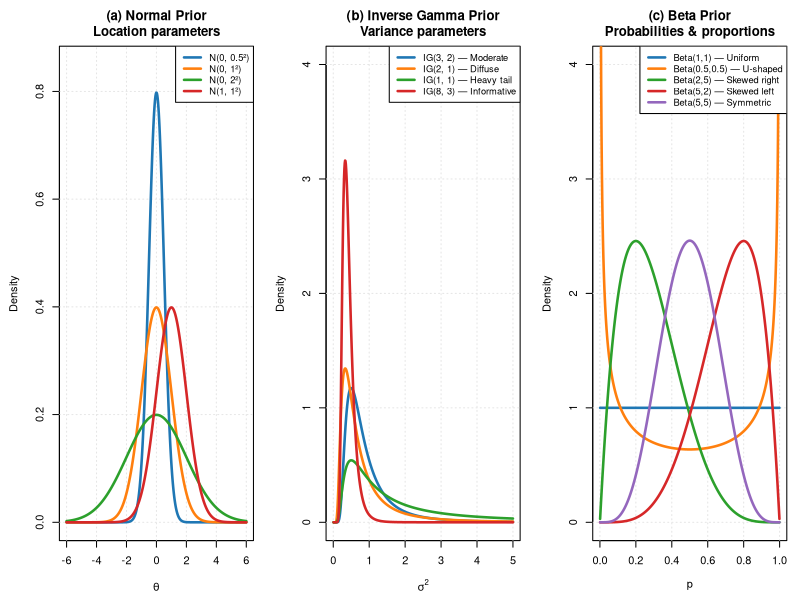

Recreate this plot in R.
# =========================================================================
#  Figure 5.1: Common Prior Distributions for Bayesian Estimation
# =========================================================================
#  Author: Alessia Paccagnini
#  Textbook: Macroeconometrics
# =========================================================================

rm(list = ls())

# Color palette
colors <- c("#1f77b4", "#ff7f0e", "#2ca02c", "#d62728", "#9467bd")

# --- Save to PNG and display in RStudio ---
dev.new(width = 14, height = 4.5)
par(mfrow = c(1, 3), mar = c(4.5, 4.5, 3.5, 1), oma = c(0, 0, 0, 0))

# =================================================================
# Panel (a): Normal Prior
# =================================================================
x <- seq(-6, 6, length.out = 500)

normal_params <- list(
  list(mu = 0, sigma = 0.5, lab = expression(N(0, 0.5^2) ~ "— Tight")),
  list(mu = 0, sigma = 1.0, lab = expression(N(0, 1^2) ~ "— Moderate")),
  list(mu = 0, sigma = 2.0, lab = expression(N(0, 2^2) ~ "— Diffuse")),
  list(mu = 1, sigma = 1.0, lab = expression(N(1, 1^2) ~ "— Shifted"))
)

plot(NULL, xlim = c(-6, 6), ylim = c(0, 0.85),
     xlab = expression(theta), ylab = "Density",
     main = "(a) Normal Prior\nLocation parameters", font.main = 2)
grid(col = "gray90")
for (i in seq_along(normal_params)) {
  p <- normal_params[[i]]
  lines(x, dnorm(x, p$mu, p$sigma), col = colors[i], lwd = 2.5)
}
legend("topright", legend = sapply(normal_params, function(p) {
  paste0("N(", p$mu, ", ", p$sigma, "²)")
}), col = colors[1:4], lwd = 2.5, cex = 0.85, bg = "white",
  title = NULL)

# =================================================================
# Panel (b): Inverse Gamma Prior
# =================================================================
x_ig <- seq(0.01, 5, length.out = 500)

# scipy invgamma(a=alpha, scale=beta) matches R's dinvgamma
# Using manual formula: beta^alpha / Gamma(alpha) * x^(-alpha-1) * exp(-beta/x)
dinvgamma <- function(x, alpha, beta) {
  (beta^alpha / gamma(alpha)) * x^(-alpha - 1) * exp(-beta / x)
}

ig_params <- list(
  list(alpha = 3, beta = 2, lab = "IG(3, 2) — Moderate"),
  list(alpha = 2, beta = 1, lab = "IG(2, 1) — Diffuse"),
  list(alpha = 1, beta = 1, lab = "IG(1, 1) — Heavy tail"),
  list(alpha = 8, beta = 3, lab = "IG(8, 3) — Informative")
)

plot(NULL, xlim = c(0, 5), ylim = c(0, 4),
     xlab = expression(sigma^2), ylab = "Density",
     main = "(b) Inverse Gamma Prior\nVariance parameters", font.main = 2)
grid(col = "gray90")
for (i in seq_along(ig_params)) {
  p <- ig_params[[i]]
  lines(x_ig, dinvgamma(x_ig, p$alpha, p$beta), col = colors[i], lwd = 2.5)
}
legend("topright", legend = sapply(ig_params, function(p) p$lab),
       col = colors[1:4], lwd = 2.5, cex = 0.85, bg = "white")

# =================================================================
# Panel (c): Beta Prior
# =================================================================
x_beta <- seq(0.001, 0.999, length.out = 500)

beta_params <- list(
  list(a = 1,   b = 1, lab = "Beta(1,1) — Uniform"),
  list(a = 0.5, b = 0.5, lab = "Beta(0.5,0.5) — U-shaped"),
  list(a = 2,   b = 5, lab = "Beta(2,5) — Skewed right"),
  list(a = 5,   b = 2, lab = "Beta(5,2) — Skewed left"),
  list(a = 5,   b = 5, lab = "Beta(5,5) — Symmetric")
)

plot(NULL, xlim = c(0, 1), ylim = c(0, 4),
     xlab = expression(p), ylab = "Density",
     main = "(c) Beta Prior\nProbabilities & proportions", font.main = 2)
grid(col = "gray90")
for (i in seq_along(beta_params)) {
  p <- beta_params[[i]]
  lines(x_beta, dbeta(x_beta, p$a, p$b), col = colors[i], lwd = 2.5)
}
legend("topright", legend = sapply(beta_params, function(p) p$lab),
       col = colors[1:5], lwd = 2.5, cex = 0.85, bg = "white")

# --- Save ---
dev.copy(png, filename = "prior_distributions.png", width = 1400, height = 450, res = 150)
dev.off()
cat("Saved: prior_distributions.png\n")
